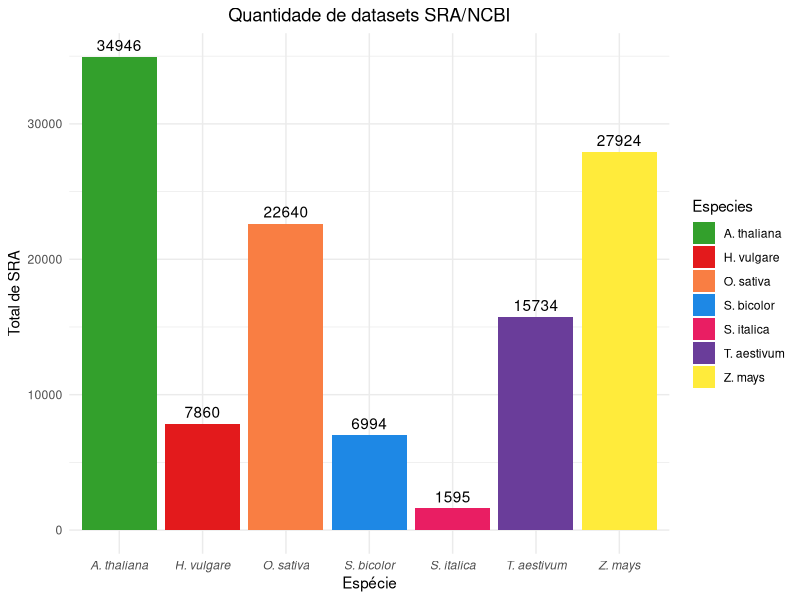
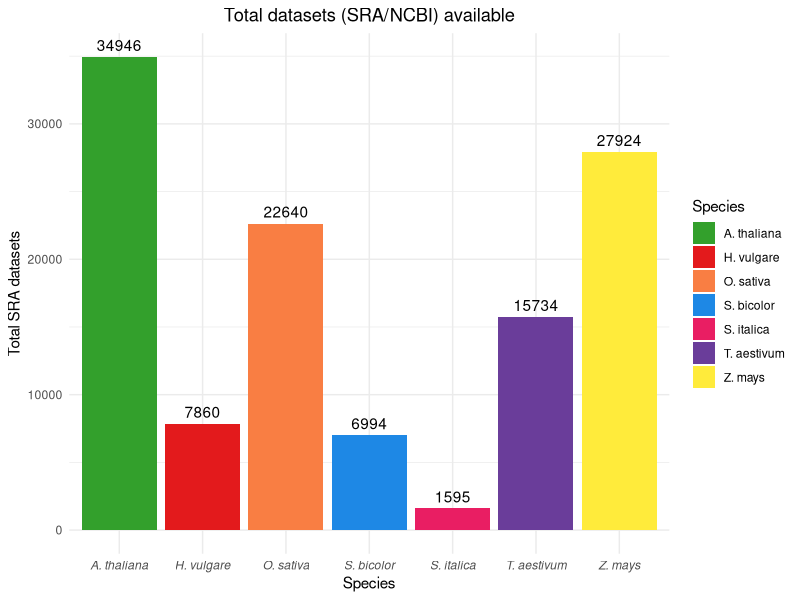

Write the R code that produced these figures, in order.
# Instalar e carregar os pacotes necessários
# install.packages("ggplot2")
library(ggplot2)

# Species: Zea mays; Sorghum bicolor; Hordeum vulgare; Arabidopsis thaliana; Triticum aestivum; Setaria italica

# Criar um dataframe com os valores fornecidos
data <- data.frame(
  Species = c("Z. mays", "S. bicolor", "H. vulgare", "A. thaliana", "T. aestivum", "S. italica", "O. sativa"),
  Especies = c("Z. mays", "S. bicolor", "H. vulgare", "A. thaliana", "T. aestivum", "S. italica", "O. sativa"),
  Values = c(27924, 6994, 7860, 34946, 15734, 1595, 22640)
)

# Definir as cores em formato hex
colors <- c("Z. mays" = "#FFEB3B", "S. bicolor" = "#1E88E5", "H. vulgare" = "#e31a1c",
            "A. thaliana" = "#33a02c", "T. aestivum" = "#6a3d9a", "S. italica" = "#E91E63", "O. sativa" = "#f97e43")

# PORTUGUES
ggplot(data, aes(x = Especies, y = Values, fill = Especies)) +
  geom_bar(stat = "identity") +
  geom_text(aes(label = Values), vjust = -0.5) + 
  scale_fill_manual(values = colors) +
  theme_minimal() +
  labs(title = "Quantidade de datasets SRA/NCBI",
       x = "Espécie",
       y = "Total de SRA") +
  theme(
    plot.title = element_text(hjust = 0.5), 
    axis.text.x = element_text(face = "italic") 
  )

# INGLES
ggplot(data, aes(x = Species, y = Values, fill = Species)) +
  geom_bar(stat = "identity") +
  geom_text(aes(label = Values), vjust = -0.5) + 
  scale_fill_manual(values = colors) +
  theme_minimal() +
  labs(title = "Total datasets (SRA/NCBI) available",
       x = "Species",
       y = "Total SRA datasets") +
  theme(
    plot.title = element_text(hjust = 0.5),  
    axis.text.x = element_text(face = "italic") 
  )
